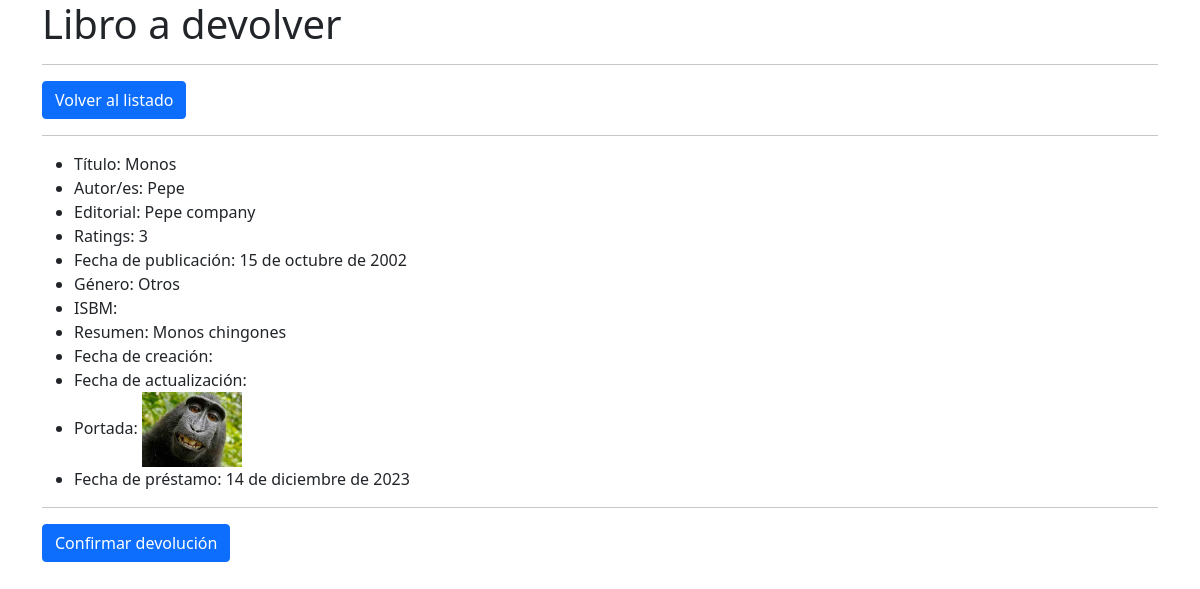
Screenshot of /mislibros/return/11/ (signed in) with the database file from the repository.
### biblioteca/models.py (models this page shows, shortened)
class Prestamo(models.Model):
    libro = models.ForeignKey(Libro, on_delete=models.CASCADE)
    fecha_prestamo = models.DateField()
    fecha_devolucion = models.DateField(null=True, blank=True)
    usuario = models.ForeignKey(Usuario, on_delete=models.CASCADE)
    ESTADO = (
        ('P', 'Prestado'),
        ('D', 'Devuelto'),
    )
    estado = models.CharField(max_length=1, choices=ESTADO, default="P")

class Libro(models.Model):
    titulo = models.CharField(max_length=100)
    autores = models.ManyToManyField(Autor)
    editorial = models.ForeignKey(Editorial, on_delete=models.CASCADE)
    rating = models.PositiveIntegerField(validators=[MaxValueValidator(5)])
    fecha_publicacion = models.DateField()
    GENEROS = (
        ('Novela', 'Novela'),
        ('Cuento', 'Cuento'),
        ('Poesia', 'Poesia'),
        ('Teatro', 'Teatro'),
        ('Otros', 'Otros'),
    )
    genero = models.CharField(max_length=10, choices=GENEROS)
    isbn = models.IntegerField(max_length=13)
    resumen = models.TextField()
    portada = models.ImageField(upload_to='portadas/', null=True, blank=True) #Necesita Pillow
    DISPONIBILIDAD = (
        ('D', 'Disponible'),
        ('P', 'Prestado'),
        ('E', 'En proceso de prestamo'),
    )
    disponibilidad = models.CharField(max_length=1, choices=DISPONIBILIDAD)
    created_at = models.DateTimeField(auto_now_add=True)
    updated_at = models.DateTimeField(auto_now=True)

class Autor(models.Model):
    nombre = models.CharField(max_length=100)
    biografia = models.TextField()
    foto = models.ImageField(upload_to='autores/', null=True, blank=True) #Necesita Pillow

class Editorial(models.Model):
    nombre = models.CharField(max_length=100)
    direccion = models.TextField(max_length=200)
    sitio_web = models.URLField()
    def __str__(self):
        return self.nombre

### biblioteca/views.py (the view, shortened to what this page needs)
# urls.py: path('mislibros/return/<int:pk>/', ReturnBookView.as_view(), name='return_book'),
class ReturnBookView(LoginRequiredMixin, View):
    def get(self, request, pk):
        prestamo = Prestamo.objects.get(id=pk)
        return render(request, 'biblioteca/return_book.html', {'prestamo': prestamo})

### biblioteca/templates/biblioteca/return_book.html (shortened to what this page needs)
<!DOCTYPE html>
<html lang="es">
    <head>
        <link rel="stylesheet" href="https://stackpath.bootstrapcdn.com/bootstrap/5.0.0-alpha1/css/bootstrap.min.css">
    </head>
    <body>
        <div class="container">
            <div class="row">
                <div class="col">
                    <h1>Libro a devolver</h1>
                    <hr>
                    <a href="{% url 'mislibros_list' %}" class="btn btn-primary">Volver al listado</a>
                    <hr>
                    <ul>
                        <li>Título: {{ prestamo.libro.titulo }}</li>
                        <li>Autor/es:
                            {% for autor in prestamo.libro.autores.all %}
                                {{ autor.nombre }}{% if not forloop.last %}, {% endif %}
                            {% endfor %}
                        </li>
                        <li>Editorial: {{ prestamo.libro.editorial }}</li>
                        <li>Ratings: {{ prestamo.libro.rating }}</li>
                        <li>Fecha de publicación: {{ prestamo.libro.fecha_publicacion }}</li>
                        <li>Género: {{ prestamo.libro.genero }}</li>
                        <li>ISBM: {{ prestamo.libro.isbm }}</li>
                        <li>Resumen: {{ prestamo.libro.resumen }}</li>
                        <li>Fecha de creación: {{ prestamo.libro.created_date }}</li>
                        <li>Fecha de actualización: {{ prestamo.libro.updated_date }}</li>
                        {% if prestamo.libro.portada %}
                            <li>Portada: <img src="{{ prestamo.libro.portada.url }}" alt="Portada de {{ prestamo.libro.titulo }}" width="100px"></li>
                        {% else %}
                            <li>Portada: No hay portada</li>
                        {% endif %}
                        <li>Fecha de préstamo: {{ prestamo.fecha_prestamo }}</li>
                    </ul>
                    <hr>
                    <form action="{% url 'return_book' prestamo.id %}" method="POST">
                        <input type="submit" value="Confirmar devolución" class="btn btn-primary">
                    </form>
                </div>
            </div>
        </div>
    </body>
</html>

### rows the page displays
Prestamo: libro.titulo "Monos", libro.editorial "Pepe company", libro.rating "3", libro.fecha_publicacion "15 de octubre de 2002", libro.genero "Otros", libro.resumen "Monos chingones", libro.portada (picture), fecha_prestamo "14 de diciembre de 2023"
Autor: nombre "Pepe"
